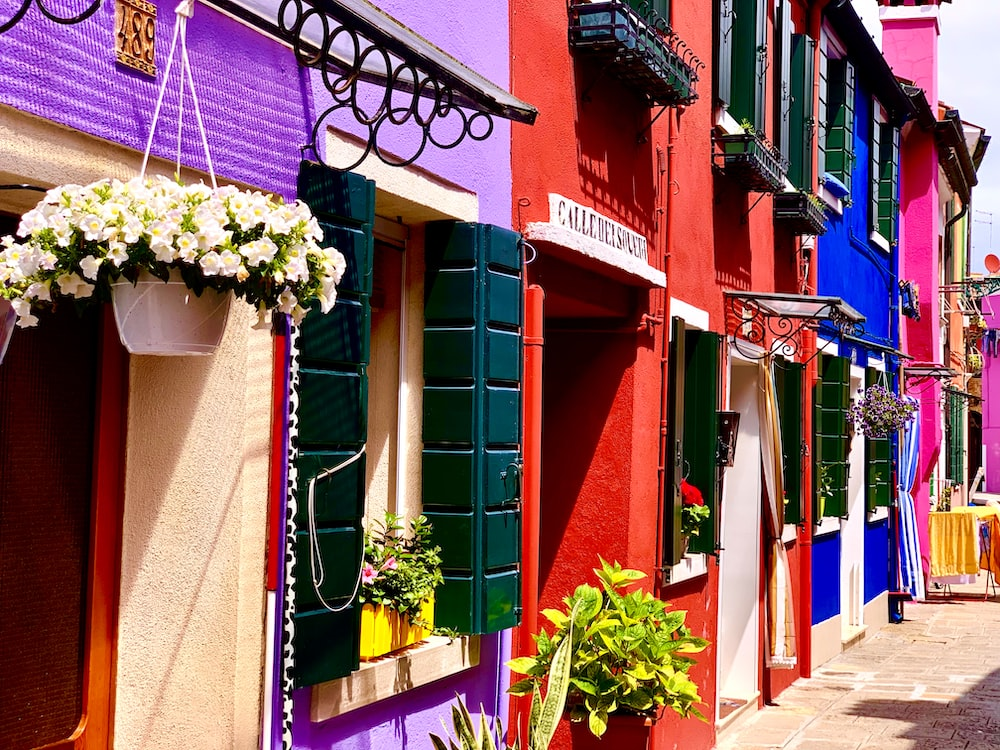
#> input picture colorfulstreet.jpg, 1000 x 750 px
$ python 'color detection.py'
#> lines starting #> are read from the running program, lines starting #| are printed output that depends on the picture
import cv2
import pandas as pd


#uploading image
img_path = r'colorfulstreet.jpg'
img = cv2.imread(img_path) #reads the image file
#> img is the input picture: shape (750, 1000, 3); mean B, G, R 97.3, 95.2, 139.5
img= cv2.resize(img,(800,600)) #resizes image to the given format
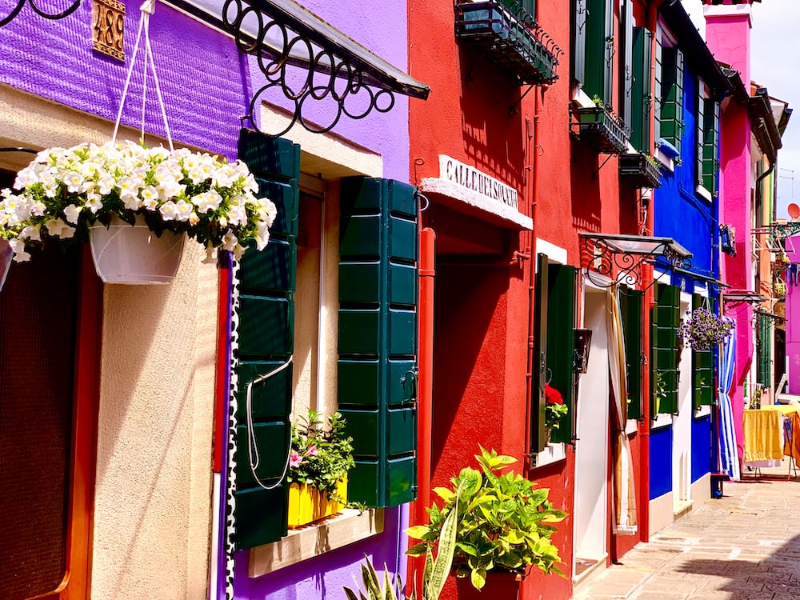
#> img: shape (600, 800, 3); mean B, G, R 97.2, 95.1, 139.4

# declaring variables
clicked = False #whether the user has clicked on a particular color
r =g = b = 0 #initialising rgb values as 0
x_position = y_position = 0 #mouse coordinate used to determine where on the screen the event of click took place.


# Reading csv file for colors (more than 800)
index = ["color", "color_name", "hex", "R", "G", "B"]
csv=pd.read_csv('colorsfile.csv',names=index,header=None) #reading csv files of color-names
#> (reads colorsfile.csv from the repository)


# We use the function get_color_name(R, G, B) that takes three arguments
#representing the red(R), green(G), and blue(B) color components of a pixel.
#The function is designed to determine the closest color name from a predefined
#list of colors  from csv file based on the RGB values of the input pixel.
def get_color_name(R, G, B):
     #This value is used to keep track
    #of the minimum difference between the input RGB values and the RGB values of the predefined colors.
    min=10000
    #This line starts a for loop that iterates through the rows of a predefined csv.
    #i will take on values from 0 to one less than the number of rows in the dataset.
    for i in range(len(csv)):
        #d is the color distance between RGB values
        #csv.loc[i, "R"], csv.loc[i, "G"], and csv.loc[i, "B"] access the red, green, and blue components of the color
        #abs() is used to calculate the absolute difference (positive)
        d = abs(R - int(csv.loc[i, "R"])) + abs(G - int(csv.loc[i, "G"])) + abs(B - int(csv.loc[i, "B"]))
        if d <= min: #This line checks if d is less than or equal to min(defined above).
            #If it is, it means that the current color is a closer match to the input RGB values.
            min= d #if above statement is true min is updated to d
            cname = csv.loc[i, "color_name"]
            #his line stores the name of the color from the dataset (found at row i) as cname.
            #This color name corresponds to the color that is currently the closest match to the input RGB values.
    return cname


# function to get x,y coordinates of mouse double click
def draw_function(event, x, y, flags, param): #callback functions for mouse events,different flags may be set to provide additional context about the event.
    #EVENT_LBUTTONDOWN is for left button single click on image
    if event == cv2.EVENT_LBUTTONDOWN:
        global b, g, r, x_position, y_position, clicked
        clicked = True
        x_position = x
        y_position = y
        b, g, r = img[y, x]
        b = int(b)
        g = int(g)
        r = int(r)

cv2.namedWindow('image')
cv2.setMouseCallback('image', draw_function)


while True:
    cv2.imshow("image", img)
    if clicked:


        # cv2.rectangle(image, start point, endpoint, color, thickness)-1 fills entire rectangle
        cv2.rectangle(img, (20, 20), (750, 60), (b, g, r),-1)

        # Creating text string to display( Color name and RGB values )
        text = get_color_name(r, g, b) + ' R=' + str(r) + ' G=' + str(g) + ' B=' + str(b)

        # cv2.putText(img,text,start point,font(0to7),fontScale,color,thickness,linetype )
        cv2.putText(img, text, (50, 50), 2, 0.8, (255, 255, 255), 2, cv2.LINE_AA)

        # For very light colours text displayed in black color
        if r + g + b >= 600:
            cv2.putText(img, text, (50, 50), 2, 0.8, (0, 0, 0), 2, cv2.LINE_AA)

        clicked = False


    # Break the loop with 'esc' key
    if cv2.waitKey(20) & 0xFF == 27:
#> (key Esc is pressed here)
        break


cv2.destroyAllWindows()
